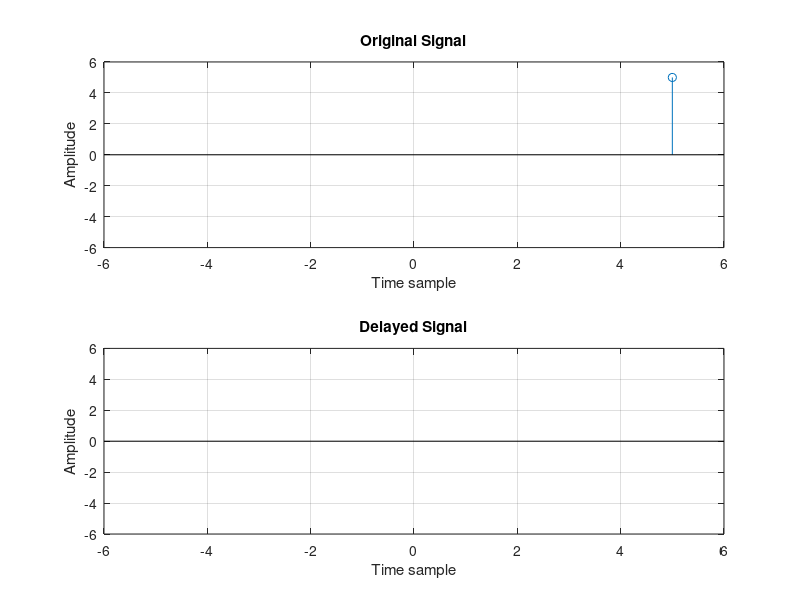

Recreate this plot in MATLAB.
clc;
clear all;
close all;

% Input for shift, time indices, and signal
n1 = input('Enter the required amount of shift: ');  
n = input('Enter time indices: ');                 
x = input('Enter the signal sequence: ');        

% Plot original signal
subplot(2,1,1);
stem(n, x);
axis([-6 6 -6 6]);
xlabel('Time sample');
ylabel('Amplitude');
title('Original Signal');
grid on;

% Compute delayed signal
m = n + n1;

% Plot delayed signal
subplot(2,1,2);
stem(m, x);
axis([-6 6 -6 6]);
xlabel('Time sample');
ylabel('Amplitude');
title('Delayed Signal');
grid on;
